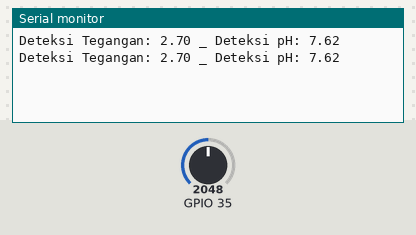
Bench run of a sketch on a simulated ESP32. Parts: the last lines printed to the serial monitor. Inputs (shaded band) come from the test bench; at power-on: GPIO 35 = 2048.

Above: at 1.8 s.
1.9 s: GPIO 35 set to 2866
At 2.7 s:
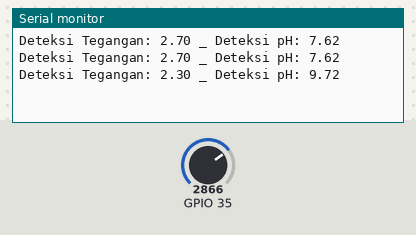
3.4 s: GPIO 35 set to 3603
At 4.8 s:
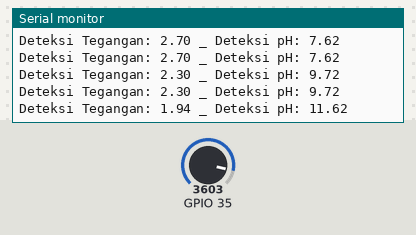
Timing chart, 0 to 6.4 s (numbered marks = the images above; inputs shaded):
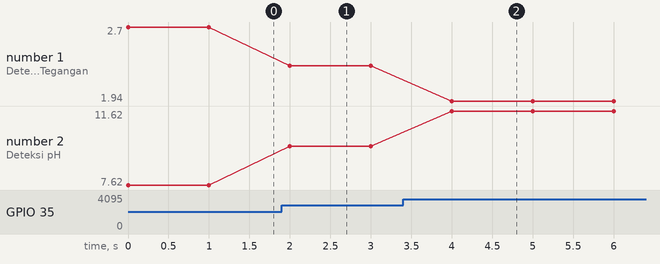

Measured:
- after the input at 1.9 s, the serial monitor: prints a new line after 0.10 s (image 1)
- after the input at 3.4 s, the serial monitor: prints a new line after 0.60 s (image 2)
- plotted number 1: 2.7 → 2.3 after the input at 1.9 s, 2.3 → 1.94 after the input at 3.4 s
- plotted number 2: 7.62 → 9.72 after the input at 1.9 s, 9.72 → 11.62 after the input at 3.4 s

The sketch:

Test_pH.ino
```cpp
void setup()
{
 Serial.begin(9600);
}


void loop()
{
  //Cek Tegangan
  int sensorValue = analogRead(35);
  float xn = sensorValue * (5.0 / 1023.0) / 10;
  float xcal = 3.7;
  float x = abs(xn - xcal);
  Serial.print("Deteksi Tegangan: " + String (x));
  float a = 21.84; float b = -5.27; //Linear Regression Value
  float y = a + b * x; //pH Value

  //set point atas dan bawah
  if(y>14.00){ y = 14.00; }
  else if (y<0.00){ y = 0.00; }
  Serial.println(" _ Deteksi pH: " + String(y));
  delay(1000);
}
```
